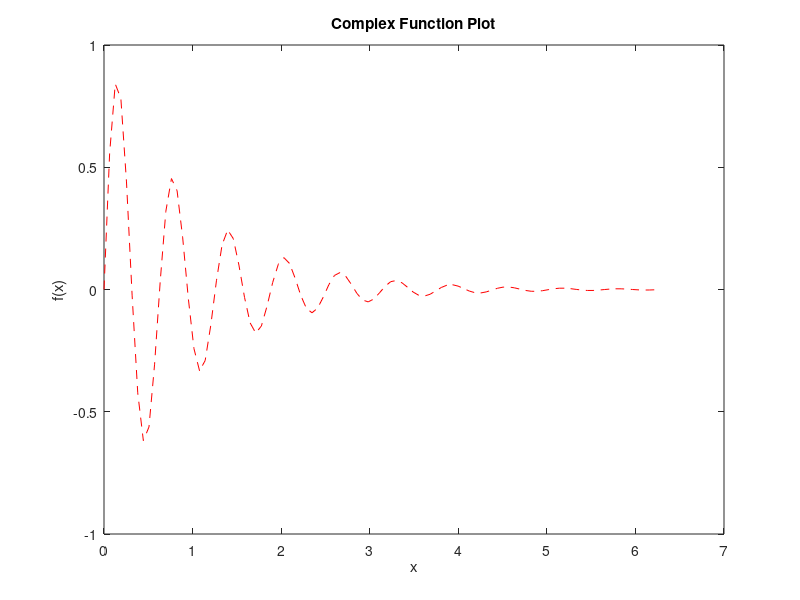

Reproduce this figure in MATLAB. (Note: this script raises an error after producing the figure.)

%%%%%%%%%%%%%%%%%%%%%%%%%%%%%%%%%%%%%%%%%%%%%%%%%%%%%%%%%%%%%%%%%%%%%%%%%%%
%%%%%%%%%%%%%  MATLAB Brush Up Course: Solution Practice Set 4  %%%%%%%%%%%
%%%%%%%%%%%%%%%%%%%%%%%%   by JOAN MARGALEF   %%%%%%%%%%%%%%%%%%%%%%%%%%%%%
%%%%%%%%%%%%%%%%%%%%%%%%%%%%%%%%%%%%%%%%%%%%%%%%%%%%%%%%%%%%%%%%%%%%%%%%%%%

% DATA IMPORT, DATA EXPORT & PLOTTING


%% PROBLEM 1

% Complex Function Plot
x = linspace(0, 2*pi, 100);
f = exp(-x) .* sin(10*x);
figure;
plot(x, f, 'r--');
title('Complex Function Plot');
xlabel('x');
ylabel('f(x)');

% Multi-Distribution Histogram
normalData = normrnd(0, 1, [1000, 1]);
uniformData = unifrnd(-2, 2, [1000, 1]);
figure;
histogram(normalData, 'FaceColor', 'blue');
hold on;
histogram(uniformData, 'FaceColor', 'green');
hold off;
title('Histogram of Two Distributions');
legend('Normal Distribution', 'Uniform Distribution');
xlabel('Value');
ylabel('Frequency');

% Economic Growth Scatter Plot
gdpGrowthA = normrnd(2, 0.5, [100, 1]);
gdpGrowthB = unifrnd(1, 3, [100, 1]);
figure;
scatter(gdpGrowthA, gdpGrowthB);
title('GDP Growth Rates Comparison');
xlabel('Country A Growth Rate (%)');
ylabel('Country B Growth Rate (%)');

%% PROBLEM 2


% Comparative GDP Analysis

% Importing a CSV file (FOCUS ON THIS)
dataCSV = readtable('WBdata.csv'); % Reads data from a CSV file into a table

% Rename long column names to simpler ones
dataCSV.Properties.VariableNames{'GDP_constant2015US___NY_GDP_MKTP_KD_'} ...
    = 'GDP';
dataCSV.Properties.VariableNames{'InterestRateSpread_lendingRateMinusDepositRate____FR_INR_LNDP_'} ...
    = 'InterestRateSpread';
dataCSV.Properties.VariableNames{'Battle_relatedDeaths_numberOfPeople__VC_BTL_DETH_'} ...
    = 'BattleDeaths';


% Update the numericColumns array with the new simplified names
str2numColumns = {'InterestRateSpread', 'BattleDeaths'};

% Loop over each specified numeric column
for columnName = str2numColumns
    % Convert the entire column
    dataCSV.(columnName{1}) = cellfun(@(x) str2double(regexprep(x, '\.\.', 'NaN')), dataCSV.(columnName{1}), 'UniformOutput', true);
end


% If we want to go out from table, and have matrices, In MATLAB, a matrix 
% cannot contain both numeric and string values.
% One alternative is spliting the data
numeric = table2array(dataCSV(1 : end, [3 5 6 7]));
names = table2array(dataCSV(1 : end, [1 2 4]));

% Finding indices for United States and China
indexUS = find(strcmp(names(:, 1), 'United States'));
indexChina = find(strcmp(names(:, 1), 'China'));


% Calculate mean GDP growth rate
meanGdpUS = mean(numeric(indexUS, 2), 'omitnan');
meanGdpChina = mean(numeric(indexChina, 2), 'omitnan')


% Plotting GDP trends
figure;
plot(numeric(indexUS, 1), numeric(indexUS, 2), 'b');
hold on;
plot(numeric(indexChina, 1), numeric(indexChina, 2), 'r');
hold off;
legend('United States', 'China');
title('GDP Comparison: United States vs China');
xlabel('Year');
ylabel('GDP (constant 2015 US$)');



% Calculating correlation coefficient between year and interest rate spreads
correlationYearInterestRate = corrcoef(numeric(:, 1), numeric(:, 3), 'Rows', 'complete');

% Scatter plot showing interest rate spreads over the years
figure;
scatter(numeric(:, 1), numeric(:, 3));
title('Interest Rate Spread Over the Years');
xlabel('Year');
ylabel('Interest Rate Spread (%)');
ylim([-20 30]); 

